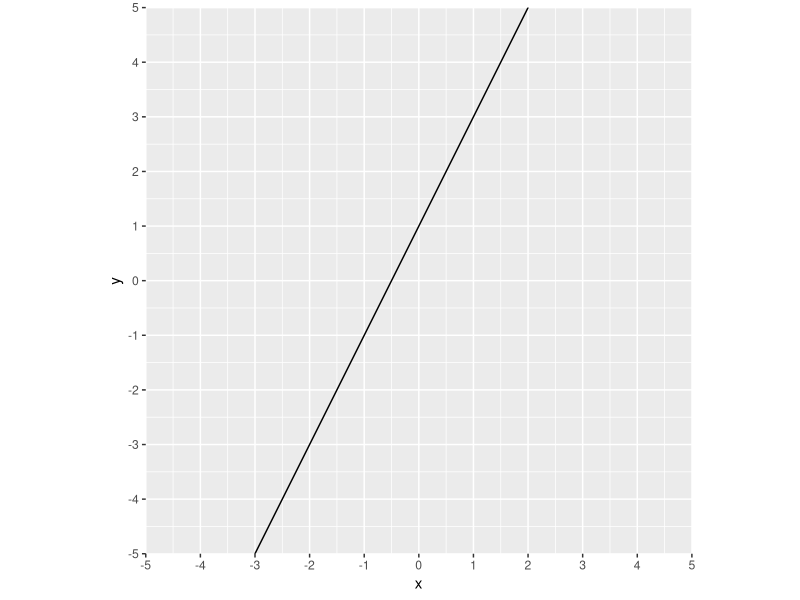
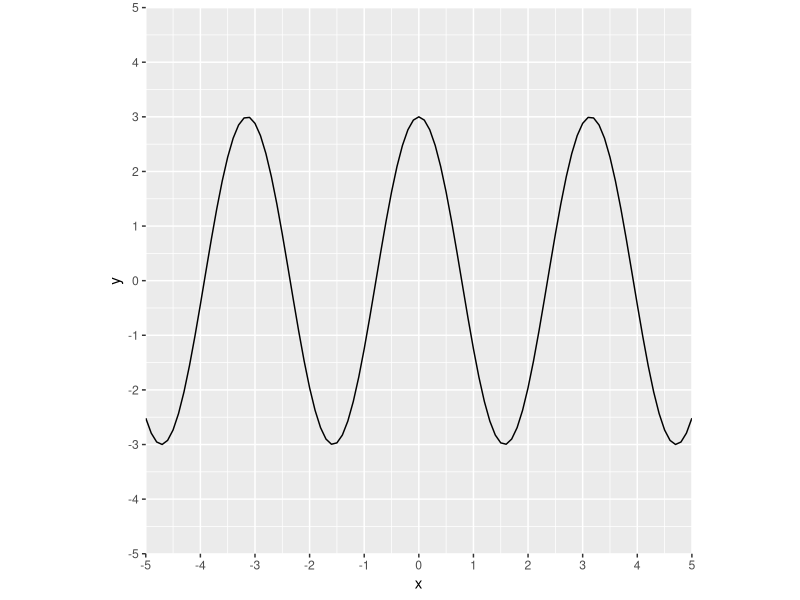

Source code (R) for these figures, in order:
## ---- chunk 1
    library(ggplot2)
    input <- list(m = 2, c = 1)
    x <- seq(-5, 5, length.out = 11)
    y <- input$m * x + input$c
    df <- data.frame(x=x, y=y)
    ggplot(df, aes(x, y)) + geom_line() +
      coord_fixed(1, xlim = c(-5,5), ylim = c(-5,5), expand = FALSE) +
      scale_x_continuous(breaks = -5:5) +
      scale_y_continuous(breaks = -5:5)
## ---- chunk 2
    library(ggplot2)
    input <- list(w = 2, theta = pi/2, A = 3)
    x <- seq(-5, 5, length.out = 101)
    y <- input$A * sin(input$w * x + input$theta)
    df <- data.frame(x=x, y=y)
    ggplot(df, aes(x, y)) + geom_line() +
      coord_fixed(1, xlim = c(-5,5), ylim = c(-5,5), expand = FALSE) +
      scale_x_continuous(breaks = -5:5) +
      scale_y_continuous(breaks = -5:5)
